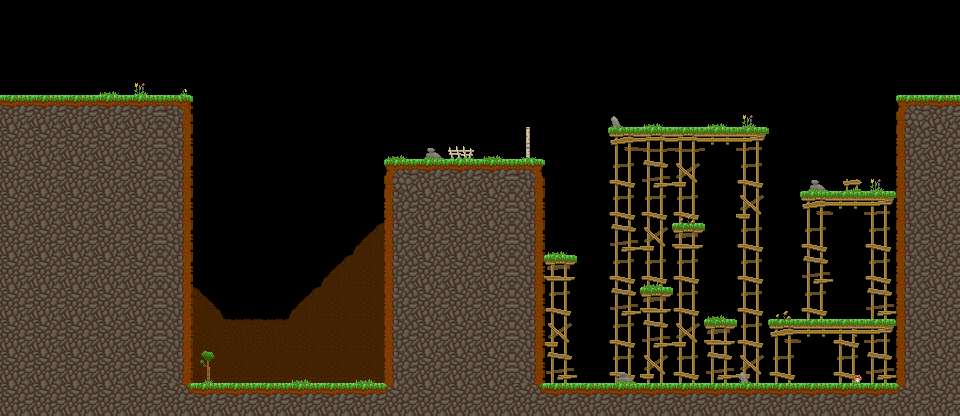

A 2D game scene composited from a Tiled map and its tileset images. What follows is a short description and the map's XML, with each tile layer's data collapsed to a summary:
An orthogonal 30x13 tile map with 32x32 px tiles, 6 tile layers (background, main, foreground, hidden, ...), 6 tilesets and 58 objects (21x spike, 18x veggie, chest, bush, goal, ...).

<map version="1.5" tiledversion="1.7.2" orientation="orthogonal" renderorder="right-down" width="30" height="13" tilewidth="32" tileheight="32" infinite="0" nextlayerid="12" nextobjectid="59">
 <properties>
  <property name="hints" value="smalltap,timelimit" />
  <property name="time_to_beat" value="13.5" />
 </properties>
 <tileset firstgid="1" name="34tile" tilewidth="33" tileheight="33" spacing="1" margin="1" tilecount="144" columns="16">
  <image source="../../sprites/tilesets/34tile.png" width="544" height="306" />
 </tileset>
 <tileset firstgid="145" name="treetops_big_96" tilewidth="96" tileheight="64" tilecount="2" columns="2">
  <image source="../../sprites/objects/scenery/treetops_big_96.png" width="192" height="64" />
 </tileset>
 <tileset firstgid="147" name="object_tilemap_16" tilewidth="16" tileheight="16" tilecount="12" columns="4">
  <image source="../../sprites/tilesets/object_tilemap_16.png" width="64" height="48" />
 </tileset>
 <tileset firstgid="159" name="object_tilemap_32" tilewidth="32" tileheight="32" tilecount="25" columns="5">
  <image source="../../sprites/tilesets/object_tilemap_32.png" width="160" height="160" />
  <tile id="0">
   <properties>
    <property name="item_no" value="5" />
    <property name="type" value="costume_head" />
   </properties>
  </tile>
  <tile id="1">
   <properties>
    <property name="spawn" value="spawn" />
   </properties>
  </tile>
  <tile id="2">
   <properties>
    <property name="goal" value="goal" />
   </properties>
  </tile>
  <tile id="3">
   <properties>
    <property name="name" value="pig" />
   </properties>
  </tile>
  <tile id="4">
   <properties>
    <property name="direction" value="left" />
    <property name="name" value="walking_enemy" />
   </properties>
  </tile>
 </tileset>
 <tileset firstgid="184" name="object_tilemap_16" tilewidth="16" tileheight="16" tilecount="12" columns="4">
  <image source="../../sprites/tilesets/object_tilemap_16.png" width="64" height="48" />
 </tileset>
 <tileset firstgid="196" name="object_tilemap_32" tilewidth="32" tileheight="32" tilecount="25" columns="5">
  <image source="../../sprites/tilesets/object_tilemap_32.png" width="160" height="160" />
 </tileset>
 <layer id="1" name="background" width="30" height="13">
  <properties>
   <property name="background" value="background" />
  </properties>
  <data>[390 cells, 110 non-empty, 17 distinct tile ids]</data>
 </layer>
 <layer id="2" name="main" width="30" height="13">
  <data>[390 cells, 144 non-empty, 23 distinct tile ids]</data>
 </layer>
 <layer id="3" name="foreground" width="30" height="13">
  <properties>
   <property name="foreground" value="foreground" />
  </properties>
  <data>[390 cells, 21 non-empty, 9 distinct tile ids]</data>
 </layer>
 <layer id="4" name="hidden" width="30" height="13">
  <data>[390 cells, 36 non-empty, 4 distinct tile ids]</data>
 </layer>
 <layer id="5" name="hints" width="30" height="13">
  <properties>
   <property name="SmallTap" value="A quick tap will:make you do a small jump." />
   <property name="TimeLimit" value="Beat the time:limit and get:a medal!" />
  </properties>
  <data>[390 cells, 0 non-empty, 0 distinct tile ids]</data>
 </layer>
 <objectgroup color="#e70000" id="6" name="hard-blocks">
  <object id="1" x="0" y="96" width="32" height="320" />
  <object id="2" x="192" y="384" width="768" height="32" />
  <object id="3" x="384" y="160" width="160" height="224" />
  <object id="4" x="896" y="96" width="64" height="288" />
  <object id="5" x="32" y="96" width="160" height="32" />
  <object id="6" x="32" y="256" width="160" height="160" />
 </objectgroup>
 <objectgroup color="#0055ff" id="7" name="soft-blocks">
  <object id="7" x="768" y="320" width="128" height="32" />
  <object id="8" x="704" y="320" width="32" height="32" />
  <object id="9" x="640" y="288" width="32" height="32" />
  <object id="10" x="544" y="256" width="32" height="32" />
  <object id="11" x="672" y="224" width="32" height="32" />
  <object id="12" x="800" y="192" width="96" height="32" />
  <object id="13" x="608" y="128" width="160" height="32" />
  <object id="14" x="64" y="192" width="96" height="32" />
 </objectgroup>
 <objectgroup id="8" name="treetop_big" />
 <objectgroup id="9" name="objects-32px">
  <object id="15" name="chest" gid="159" x="96" y="192" width="32" height="32">
   <properties>
    <property name="item_no" value="19" />
    <property name="type" value="costume_head" />
   </properties>
  </object>
  <object id="16" name="bush" gid="179" x="240" y="384" width="32" height="32" />
  <object id="17" name="goal" gid="161" x="264" y="352" width="32" height="32" />
  <object id="18" name="start" gid="160" x="576" y="384" width="32" height="32">
   <properties>
    <property name="direction" value="right" />
    <property name="health" value="100" />
   </properties>
  </object>
 </objectgroup>
 <layer id="10" name="Tile Layer 6" width="30" height="13">
  <data>[390 cells, 0 non-empty, 0 distinct tile ids]</data>
 </layer>
 <objectgroup id="11" name="objects-16px">
  <object id="19" name="spike" gid="154" x="192" y="272" width="16" height="16" />
  <object id="20" name="spike" gid="154" x="184" y="280" width="16" height="16" />
  <object id="21" name="spike" gid="154" x="192" y="288" width="16" height="16" />
  <object id="22" name="spike" gid="154" x="184" y="360" width="16" height="16" />
  <object id="23" name="spike" gid="154" x="376" y="320" width="16" height="16" />
  <object id="24" name="spike" gid="154" x="384" y="360" width="16" height="16" />
  <object id="25" name="spike" gid="154" x="376" y="368" width="16" height="16" />
  <object id="26" name="spike" gid="154" x="448" y="160" width="16" height="16" />
  <object id="27" name="spike" gid="154" x="464" y="160" width="16" height="16" />
  <object id="28" name="spike" gid="154" x="456" y="152" width="16" height="16" />
  <object id="29" name="spike" gid="154" x="536" y="184" width="16" height="16" />
  <object id="30" name="spike" gid="154" x="536" y="200" width="16" height="16" />
  <object id="31" name="spike" gid="154" x="568" y="296" width="16" height="16" />
  <object id="32" name="spike" gid="154" x="736" y="248" width="16" height="16" />
  <object id="33" name="spike" gid="154" x="736" y="224" width="16" height="16" />
  <object id="34" name="spike" gid="154" x="744" y="232" width="16" height="16" />
  <object id="35" name="spike" gid="154" x="624" y="168" width="16" height="16" />
  <object id="36" name="spike" gid="154" x="640" y="152" width="16" height="16" />
  <object id="37" name="spike" gid="154" x="680" y="136" width="16" height="16" />
  <object id="38" name="spike" gid="154" x="712" y="144" width="16" height="16" />
  <object id="39" name="spike" gid="154" x="656" y="160" width="16" height="16" />
  <object id="40" name="treetop_birch" gid="181" x="512" y="128" width="32" height="32" />
  <object id="41" name="veggie" gid="150" x="280" y="296" width="16" height="16" />
  <object id="42" name="veggie" gid="150" x="312" y="232" width="16" height="16" />
  <object id="43" name="veggie" gid="150" x="344" y="184" width="16" height="16" />
  <object id="44" name="veggie" gid="150" x="392" y="152" width="16" height="16" />
  <object id="45" name="veggie" gid="150" x="464" y="120" width="16" height="16" />
  <object id="46" name="veggie" gid="150" x="520" y="160" width="16" height="16" />
  <object id="47" name="veggie" gid="150" x="552" y="248" width="16" height="16" />
  <object id="48" name="veggie" gid="150" x="648" y="280" width="16" height="16" />
  <object id="49" name="veggie" gid="150" x="680" y="216" width="16" height="16" />
  <object id="50" name="veggie" gid="150" x="616" y="120" width="16" height="16" />
  <object id="51" name="veggie" gid="150" x="680" y="96" width="16" height="16" />
  </objectgroup>
</map>
<!-- 7 of 58 objects omitted -->
